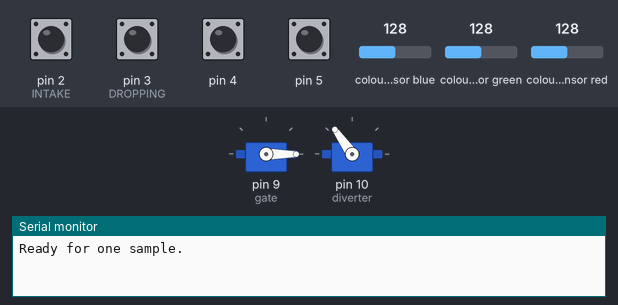
A sketch run on a simulated Arduino Uno, built with avr-gcc and run on an emulated ATmega328P. Parts: 2 × servo, the last lines printed to the serial monitor. The test bench sets the inputs (shaded band); at power-on: pin 2 (INTAKE), pin 3 (DROPPING), pin 4, pin 5 HIGH, colour sensor blue 128, colour sensor green 128, colour sensor red 128.

Above: at 1.2 s.
1.3 s: pin 2 (INTAKE) pulled LOW for 0.15 s
At 2.7 s:
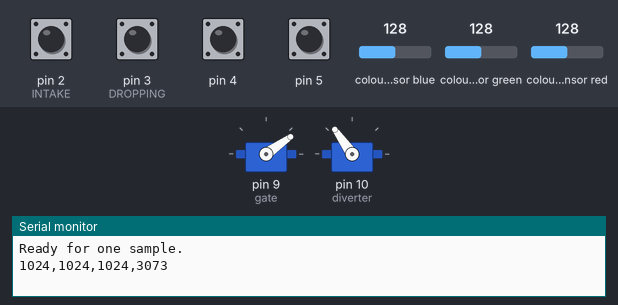
Timing chart, 0 to 5.2 s (numbered marks = the images above; inputs shaded):
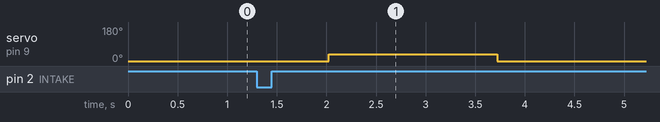

Measured:
- after the input at 1.3 s, servo on pin 9 (gate): 0° → 35° after 0.72 s, → 0° 1.7 s later

The sketch:

recycling_vending.ino
```cpp
#include <Wire.h>
#include <Servo.h>
#include <Adafruit_APDS9960.h>
constexpr byte INTAKE=2;
const byte exits[]={3,4,5};
constexpr byte RETURN=2, LOCKED=0, RELEASED=35;
const byte directions[]={55,90,125};
Adafruit_APDS9960 colorSensor;
Servo gate, diverter;
enum Phase{IDLE,READING,ALIGNING,DROPPING,REARM,FAULT};
Phase phase=IDLE;
unsigned long phaseAt=0,clearAt=0;
bool clearing=false;
byte route=RETURN;
int points=0;

bool blocked(byte pin){return digitalRead(pin)==LOW;}
bool exitClear(){
  for(byte pin:exits)if(blocked(pin))return false;
  return true;
}
void startPhase(Phase next){phase=next;phaseAt=millis();}
void fault(){
  gate.write(LOCKED);
  startPhase(FAULT);
  Serial.println(F("Drop unconfirmed or wrong exit. Power down and inspect."));
}
byte classify(uint16_t r,uint16_t g,uint16_t b,uint16_t c){
  if(c<40||c>63000)return RETURN;
  if(100UL*b>135UL*max(r,g))return 0;
  if(100UL*g>135UL*max(r,b))return 1;
  return RETURN;
}
void setup(){
  Serial.begin(115200);
  pinMode(INTAKE,INPUT_PULLUP);
  for(byte pin:exits)pinMode(pin,INPUT_PULLUP);
  gate.write(LOCKED);gate.attach(9);
  diverter.write(directions[RETURN]);diverter.attach(10);
  Wire.begin();
  Wire.setWireTimeout(4000,true);
  if(!colorSensor.begin()){startPhase(FAULT);Serial.println(F("Color sensor unavailable."));return;}
  colorSensor.enableColor(true);
  startPhase(REARM);
}
void loop(){
  const unsigned long now=millis(),dt=now-phaseAt;
  if(phase==IDLE&&blocked(INTAKE)){
    if(!exitClear()){fault();return;}
    startPhase(READING);
  }else if(phase==READING&&dt>=220){
    uint16_t r=0,g=0,b=0,c=0;
    if(colorSensor.colorDataReady())colorSensor.getColorData(&r,&g,&b,&c);
    Serial.print(r);Serial.print(',');Serial.print(g);Serial.print(',');Serial.print(b);Serial.print(',');Serial.println(c);
    route=classify(r,g,b,c);
    diverter.write(directions[route]);
    startPhase(ALIGNING);
  }else if(phase==ALIGNING&&dt>=450){
    if(!exitClear()){fault();return;}
    gate.write(RELEASED);
    startPhase(DROPPING);
  }else if(phase==DROPPING){
    for(byte i=0;i<3;i++)if(i!=route&&blocked(exits[i])){fault();return;}
    if(blocked(exits[route])){
      gate.write(LOCKED);
      if(route!=RETURN)++points;
      Serial.print(F("Confirmed exit "));Serial.print(route+1);
      Serial.print(F(" | Points "));Serial.println(points);
      clearing=false;
      startPhase(REARM);
    }else if(dt>=1700)fault();
  }else if(phase==REARM){
    if(blocked(INTAKE)||!exitClear())clearing=false;
    else if(!clearing){clearing=true;clearAt=now;}
    else if(now-clearAt>=100){startPhase(IDLE);Serial.println(F("Ready for one sample."));}
  }
}
```
